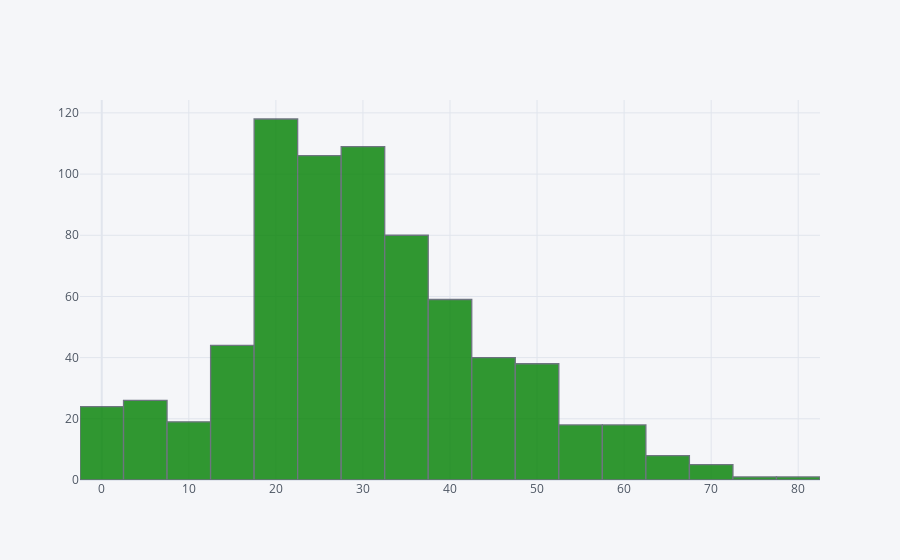

Source (notebook cell):
### Code cell
train_data['Age'].iplot(kind='hist',bins=30,color='green')

### Figure 1 — Plotly figure (JSON) as saved in the notebook; plotly's stock layout.template omitted (floating-point values rounded to 4 significant figures; data arrays with more than 128 entries replaced by an {"elided": "..."} marker saying what was removed)
{"data": [{"histfunc": "count", "histnorm": "", "marker": {"color": "rgba(0, 128, 0, 1.0)", "line": {"color": "#4D5663", "width": 1.3}}, "name": "Age", "nbinsx": 30, "opacity": 0.8, "orientation": "v", "type": "histogram", "x": {"elided": "891 float values"}}], "layout": {"barmode": "overlay", "legend": {"bgcolor": "#F5F6F9", "font": {"color": "#4D5663"}}, "paper_bgcolor": "#F5F6F9", "plot_bgcolor": "#F5F6F9", "title": {"font": {"color": "#4D5663"}}, "xaxis": {"gridcolor": "#E1E5ED", "showgrid": true, "tickfont": {"color": "#4D5663"}, "title": {"font": {"color": "#4D5663"}, "text": ""}, "zerolinecolor": "#E1E5ED"}, "yaxis": {"gridcolor": "#E1E5ED", "showgrid": true, "tickfont": {"color": "#4D5663"}, "title": {"font": {"color": "#4D5663"}, "text": ""}, "zerolinecolor": "#E1E5ED"}}}
